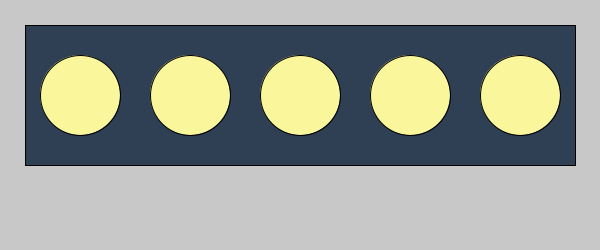
Frame 1 (no input)
Frame 60 (the mouse pressed at the canvas centre just before this capture): identical to frame 1, image omitted
Frame 120 (the mouse held since frame 60 and released just before this capture): identical to frame 1, image omitted

The Processing sketch that drew this single still picture (run headless with seeded random() and noise(); from frame 60 on, the mouse is pressed at the canvas centre):

// Processing sketch: row3
// ── row3.pde
void setup() {
   size(600, 250);
}

void draw() {
   background(200);
   fill(47, 64, 84);
   rect(25, 25, 550, 140);
   
   fill(249, 246, 155);
   for (int ellipseNumber = 0; ellipseNumber < 5; ellipseNumber++) {
      ellipse(80+(ellipseNumber*110), 95, 80, 80);
   }
}
